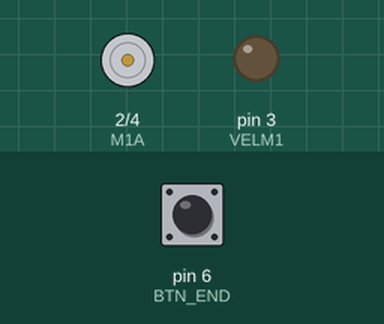
The sketch below on a simulated Arduino Uno, built with avr-gcc and run on an emulated ATmega328P. Parts: motor-driver pin pairs drawn as motors (green arrow = first pin HIGH = forward, orange = second pin HIGH = backward, longer = more drive), output pins drawn as LEDs (lit = HIGH). Dashed ring = blinking. Inputs (shaded band) come from the test bench; at power-on: pin 6 (BTN_END) HIGH. What the sketch prints to the serial monitor is not drawn.

Above: at 1.2 s.
1.3 s: pin 6 (BTN_END) pulled LOW for 1 s
At 1.7 s:
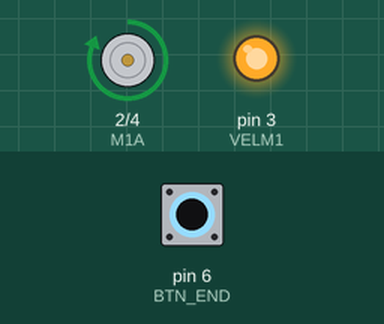
6.8 s: pin 6 (BTN_END) pulled LOW for 0.15 s
At 8.0 s:
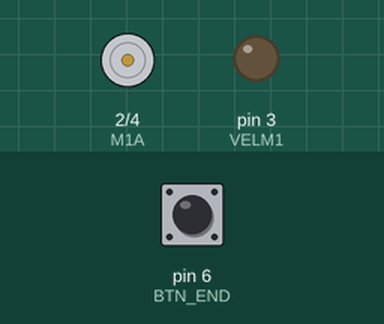
9.9 s: pin 6 (BTN_END) pulsed LOW 2 times (0.12 s each, 0.3 s apart)
At 10.3 s:
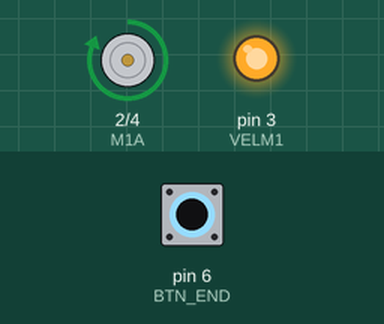
13.5 s: pin 6 (BTN_END) pulsed LOW 5 times (0.12 s each, 0.3 s apart)
At 13.9 s:
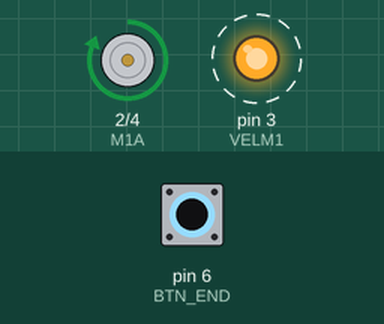
18.0 s: pin 6 (BTN_END) pulled LOW for 3.2 s
At 22.3 s:
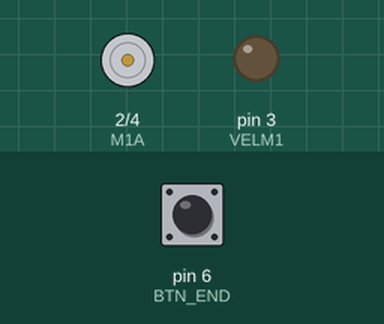
Timing chart, 0 to 23.7 s (numbered marks = the images above; inputs shaded):
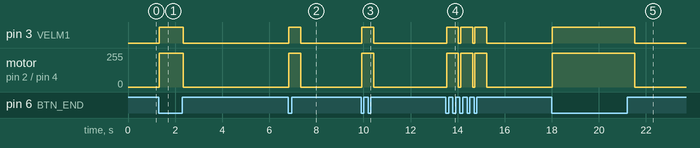

Measured:
- after the input at 1.3 s, pin 3 (VELM1): LOW → HIGH at once, → LOW 1.0 s later; motor on pin 2 (M1A) / pin 4 (M1B): stopped → forward 255/255 at once, → stopped 1.0 s later
- after the input at 6.8 s, pin 3 (VELM1): LOW → HIGH at once, → LOW 0.50 s later; motor on pin 2 (M1A) / pin 4 (M1B): stopped → forward 255/255 at once, → stopped 0.50 s later
- after the input at 9.9 s, pin 3 (VELM1): LOW → HIGH at once, → LOW 0.50 s later; motor on pin 2 (M1A) / pin 4 (M1B): stopped → forward 255/255 at once, → stopped 0.50 s later
- after the input at 13.5 s, pin 3 (VELM1): alternates HIGH for 0.50 s and LOW for 0.10 s, 6 changes in all, then stays LOW, starting at once; motor on pin 2 (M1A) / pin 4 (M1B): alternates forward 255/255 for 0.50 s and stopped for 0.10 s, 6 changes in all, then stays stopped, starting at once
- after the input at 18.0 s, pin 3 (VELM1): LOW → HIGH at once, → LOW 3.5 s later; motor on pin 2 (M1A) / pin 4 (M1B): stopped → forward 255/255 at once, → stopped 3.5 s later

The sketch:

_botao_fim_curso.ino
```cpp
#include <IRremote.h>

// Definição dos pinos do motor, sensor IR e variáveis globais
#define M1A 2
#define M1B 4
#define VELM1 3
#define BTN_END 6
#define PIN_IR 11

unsigned long valor_recebido;  // Variável para armazenar o valor do código IR recebido
int velocidade;                // Variável para a velocidade do motor (não está sendo usada)
int estado_btn_end;            // Variável para o estado do botão END (pressionado ou não)
bool motorLigado = false;      // Variável para rastrear o estado do motor (ligado ou desligado)

// Funções para controlar o motor
void frente(int vel = 255);  // Função para mover para frente (padrão: velocidade máxima)
void parar(int vel = 0);     // Função para parar o motor (padrão: velocidade zero)
void tras(int vel = 255);    // Função para mover para trás (padrão: velocidade máxima)

void setup() {
  // Inicialização do receptor IR e configuração dos pinos do motor e botão
  IrReceiver.begin(PIN_IR);
  pinMode(M1A, OUTPUT);
  pinMode(M1B, OUTPUT);
  pinMode(BTN_END, INPUT_PULLUP);
  Serial.begin(9600);
}

void loop() {
  // Leitura do estado do botão END
  estado_btn_end = digitalRead(BTN_END);

  // Impressão do valor recebido do controle remoto (pode estar desatualizado se o controle não foi pressionado recentemente)
  Serial.print("Valor recebido: ");
  Serial.println(valor_recebido);

  // Processamento de códigos IR enquanto estão disponíveis
  while (IrReceiver.decode()) {
    // Atualização do valor recebido
    valor_recebido = IrReceiver.decodedIRData.decodedRawData;
    Serial.println(valor_recebido);
    IrReceiver.resume();

    // Leitura da velocidade (não está sendo usada atualmente)
    velocidade = analogRead(VELM1);
  }

  // Se o botão END for pressionado, execute as seguintes ações
  if (estado_btn_end == LOW) {
    tras();  // Move para trás
    delay(500);
    parar();  // Para o motor
    Serial.print("Estado BTN_END: ");
    Serial.println(estado_btn_end);
  }

  // Se o código IR correspondente ao botão ON for recebido, execute as seguintes ações
  if (valor_recebido == 4010852096) {
    frente();            // Move para frente
    valor_recebido = 0;  // Zera o valor recebido após tratar o comando
  }
}

// Função para mover para frente
void frente(int vel) {
  analogWrite(VELM1, vel);
  digitalWrite(M1A, 0);
  digitalWrite(M1B, 1);
}

// Função para parar o motor
void parar(int vel) {
  analogWrite(VELM1, vel);
  digitalWrite(M1A, 0);
  digitalWrite(M1B, 0);
}

// Função para mover para trás
void tras(int vel) {
  analogWrite(VELM1, vel);
  digitalWrite(M1A, 1);
  digitalWrite(M1B, 0);
}
```
